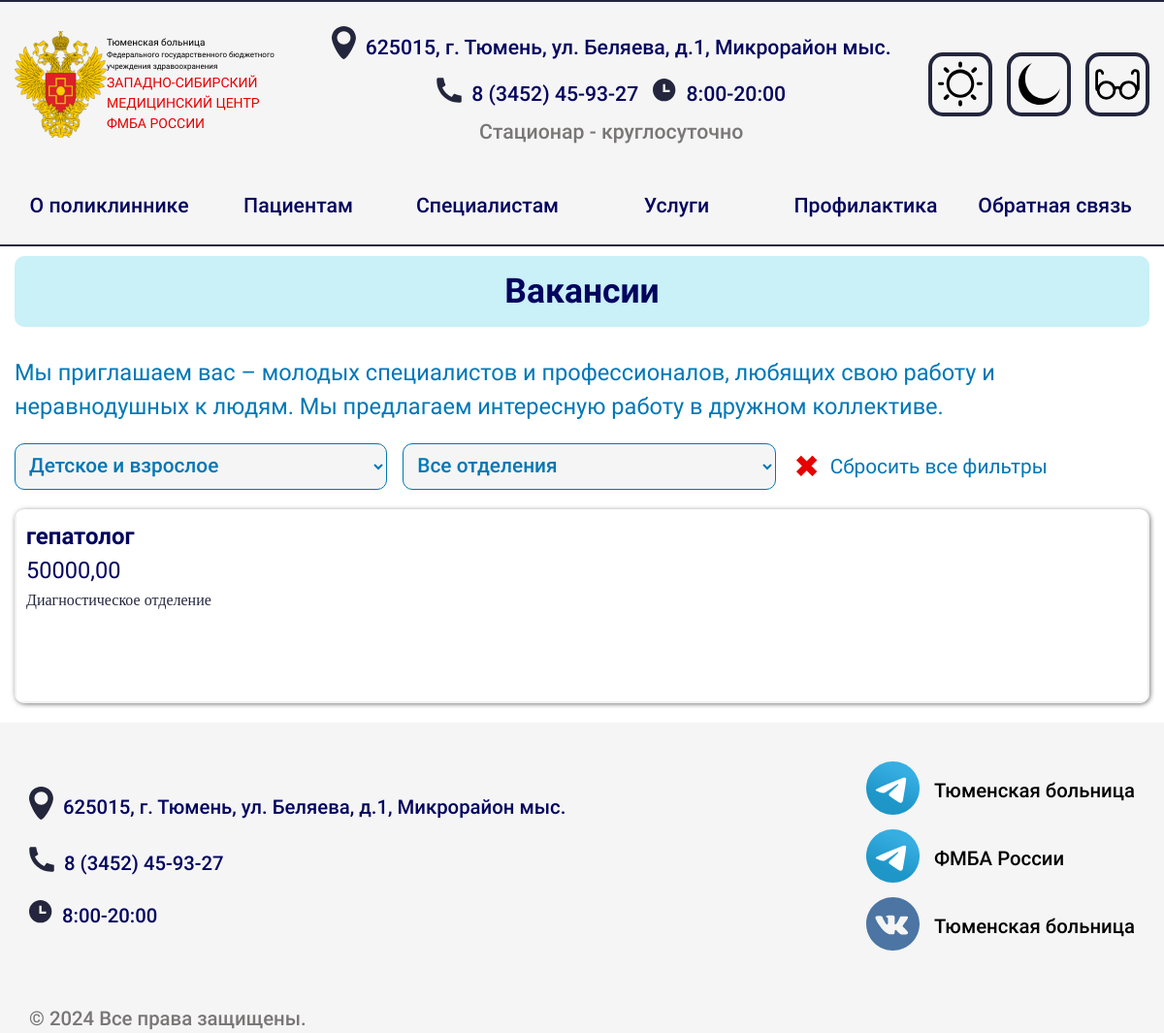
Page /vacancies/ on the committed database.
### vacancy/models.py (models this page shows, shortened)
class Vacancy(models.Model):
    specialty = models.CharField(max_length=255, verbose_name="Специальность")
    salary = models.DecimalField(
        max_digits=10, decimal_places=2, verbose_name="Зарплата"
    )
    information = RichTextField(verbose_name="Информация")
    contact_info = RichTextField(verbose_name="Контактная информация")
    department = models.ForeignKey(
        Department,
        on_delete=models.CASCADE,
        related_name="vacancies",
        verbose_name="Отделение больницы",
    )
    created_at = models.DateTimeField(auto_now_add=True, verbose_name="Дата публикации")
    updated_at = models.DateTimeField(auto_now=True, verbose_name="Дата обновления")
    class Meta:
        verbose_name = "вакансия"
        verbose_name_plural = "Вакансии"

### hospital_departments/models.py (models this page shows, shortened)
class Department(models.Model):
       TYPE_CHOICES = [
           ('adult', 'Взрослая'),
           ('children', 'Детская')
       ]
       name = models.CharField(max_length=100, verbose_name="Название")
       location = models.CharField(max_length=255, verbose_name="Адрес")
       department_type = models.CharField(max_length=10, choices=TYPE_CHOICES, verbose_name="Отделение")
       description = RichTextField(verbose_name="Информация")
       class Meta:
        verbose_name = "отделение"
        verbose_name_plural = "Отделения больницы"

### vacancy/views.py (the view)
# urls.py: path("", views.vacancy_list, name="vacancy_list"),
def vacancy_list(request):
    department_type = request.GET.get('department_type', '')  # Тип отделения ("children" или "adult")
    department_id = request.GET.get('department', '')  # ID конкретного отделения
    all_departments = Department.objects.all()  # Полный список отделений
    vacancies = Vacancy.objects.all()  # Полный список вакансий
    if department_type == 'children':
        filtered_departments = all_departments.filter(department_type='children')  # Фильтруем отделения
        vacancies = vacancies.filter(department__department_type='children')  # Фильтруем вакансии
    elif department_type == 'adult':
        filtered_departments = all_departments.filter(department_type='adult')  # Фильтруем отделения
        vacancies = vacancies.filter(department__department_type='adult')  # Фильтруем вакансии
    else:
        filtered_departments = all_departments  # Если тип отделения не выбран, показываем всё
    if department_id:  # Если выбирается конкретное отделение
        vacancies = vacancies.filter(department_id=department_id)
    context = {
        'departments': all_departments,  # Все отделения (для первой кнопки)
        'filtered_departments': filtered_departments,  # Отделения после фильтрации по type (для второй кнопки)
        'selected_department': int(department_id) if department_id else None,  # ID выбранного отделения
        'selected_department_type': department_type,  # Тип отделения ("children", "adult")
        'vacancies': vacancies,  # Отфильтрованные вакансии
    }
    return render(request, 'vacancy/vacancy_list.html', context)

### vacancy/templates/vacancy/vacancy_list.html (shortened to what this page needs)
{% extends 'base.html' %}
{% load static %}
{% block content %}
  <section class="hero">
    <div class="hero__wrapper container">
      <h1 class="section__title middle background-border">Вакансии</h1>
      <p class="section__subtitle less margin__block--2">
        Мы приглашаем вас – молодых специалистов и профессионалов, любящих свою работу и неравнодушных к людям. Мы предлагаем интересную работу в дружном коллективе.
      </p>
<form method="get" class="form flex-row width--100">
    <select name="department_type" id="department_type" onchange="this.form.submit()" class="form__input select">
        <option value="">Детское и взрослое</option>
    </select>
    <select name="department" id="department" onchange="this.form.submit()" class="form__input select">
        <option value="">Все отделения</option>
    </select>
    <a href="/vacancies/" class="form__link text-decoration-none cross link-blog">
      Сбросить все фильтры
    </a>
</form>
      <ul class="news__list all-news margin__bottom--2">
        {% for vacancy in vacancies %}
        <li class="news__item">
          <a href="{% url 'vacancy_detail' vacancy.pk %}" class="link-blog">
          <article class="blog full no-grid for-icon chapter hover">
            <div class="blog__body">
              <h2 class="section__title blue">
                {{ vacancy.specialty }}
              </h2>
              <p class="section__title less blue">
                {{ vacancy.salary }}
              </p>
              {{ vacancy.department.name }}
            </div>
          </article>
         </a>
        </li>
        {% endfor %}
      </ul>
    </div>
  </section>
{% endblock %}

### rows in the picture
Vacancy: specialty "гепатолог", salary "50000,00", department.name "Диагностическое отделение"
